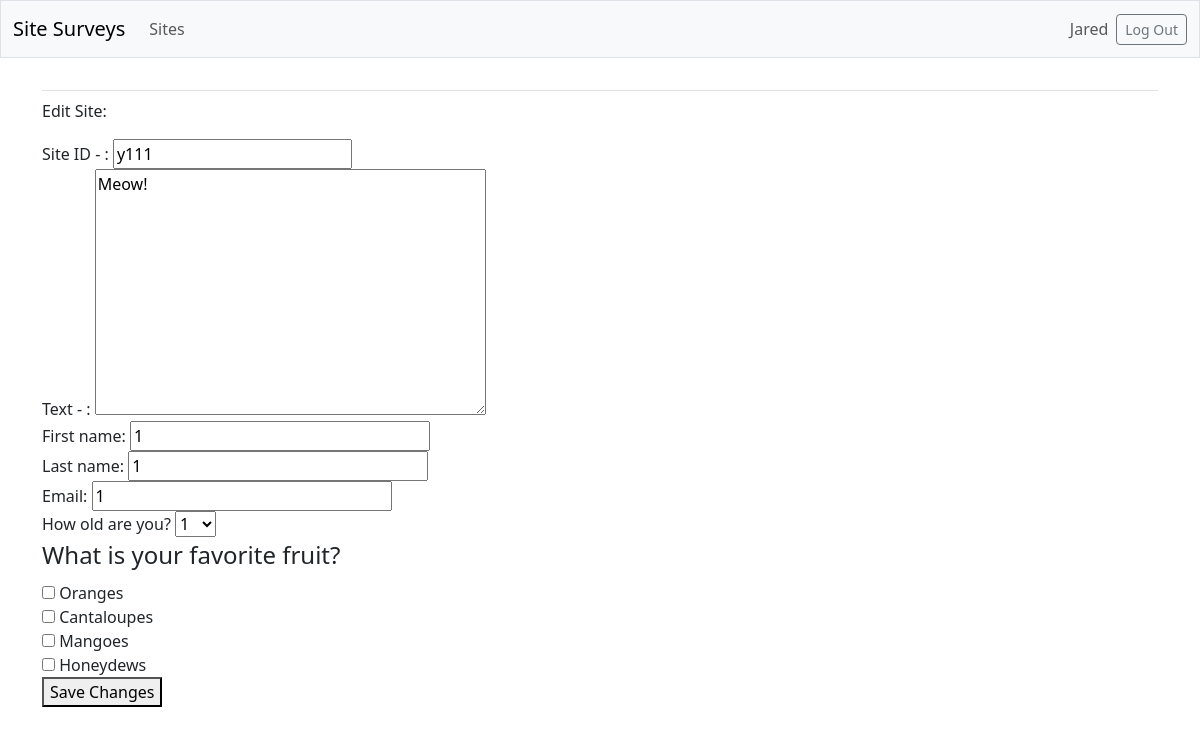
Page /edit_site/2/ (signed in) on the earlier database version.
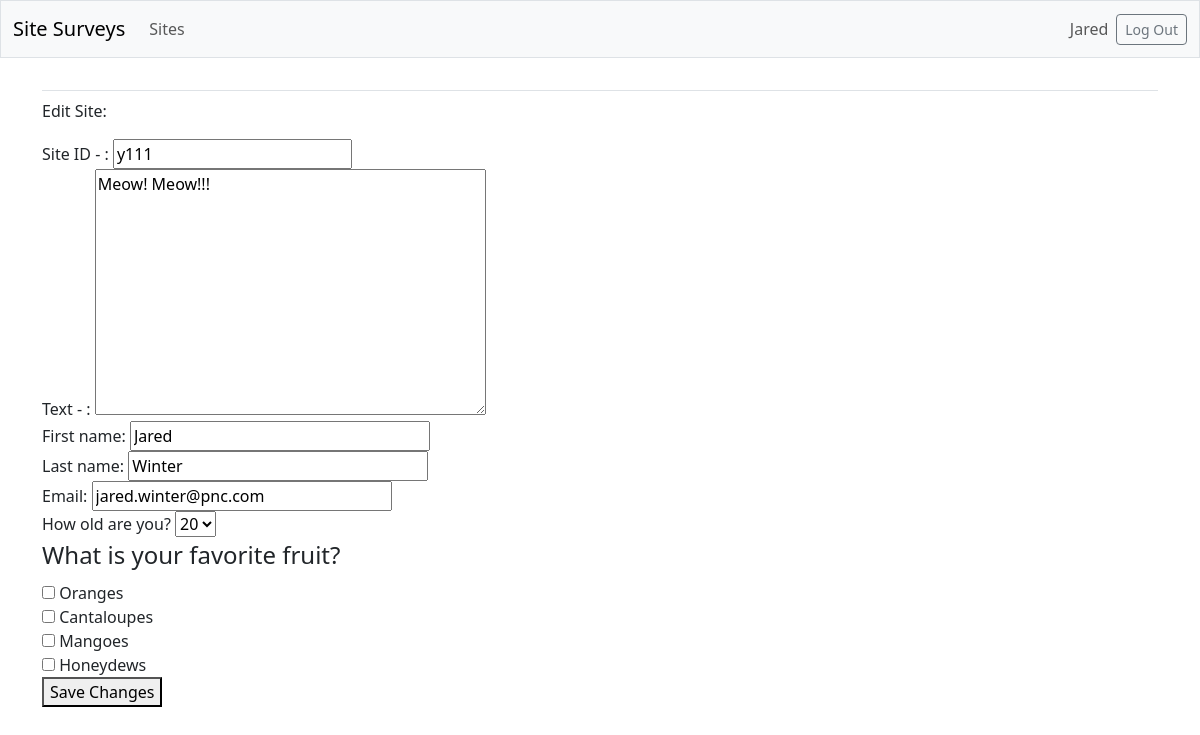
Same page on the later database version.
### site_surveys/models.py (models this page shows, shortened)
class Site(models.Model):
    title = models.CharField(
        max_length=4,
    )
    slug = models.SlugField(max_length=250)
    date_added = models.DateField(auto_now_add=True)
    updated = models.DateField(auto_now=True)
    owner = models.ForeignKey(User, on_delete=models.CASCADE)
    text = models.TextField()
    first_name = models.CharField(max_length=100)
    last_name = models.CharField(max_length=100)
    email = models.EmailField()
    age = models.IntegerField()
    favorite_fruit = models.CharField(max_length=100)
    tags = TaggableManager()

### site_surveys/views.py (the view)
# urls.py: path("edit_site/<int:site_id>/", views.edit_site, name="edit_site"),
@login_required
def edit_site(request, site_id):
    site = get_object_or_404(
        Site,
        id=site_id
    )
    if request.method != "POST":
        form = SiteForm(instance=site)
    else:
        form = SiteForm(instance=site, data=request.POST)
        if form.is_valid():
            form.save()
            return redirect("site_surveys:sites")
    context = {"site": site, "form": form}
    return render(request, "site_surveys/edit_site.html", context)

### site_surveys/forms.py
class SiteForm(forms.ModelForm):
    first_name = forms.CharField(widget=forms.TextInput(attrs={'placeholder': 'First Name', 'style': 'width: 300px;'}))
    last_name = forms.CharField(widget=forms.TextInput(attrs={'placeholder': 'Last Name', 'style': 'width: 300px;'}))
    email = forms.EmailField(widget=forms.EmailInput(attrs={'placeholder': 'Email', 'style': 'width: 300px;'}))
    favorite_fruit = forms.MultipleChoiceField(
        label="What is your favorite fruit?",
        required=False,
        widget=forms.CheckboxSelectMultiple,
        choices=FRUIT_CHOICES,
    )
    age = forms.IntegerField(
        label="How old are you?",
        widget=forms.Select(choices=INTEGER_CHOICES)
    )
    class Meta:
        model = Site
        fields = ["title", "text", "first_name", "last_name", "email", "age", "favorite_fruit"]
        labels = {
            "title": "Site ID - ",
            "text": "Text - ",
            "first_name": "First Name - ",
            "last_name": "Last Name - ",
            "email": "Email - ",
            "age": "Age - ",
            "favorite_fruit": "Fruit - ",
        }

### site_surveys/templates/site_surveys/edit_site.html (shortened to what this page needs)
<!DOCTYPE html>
<html lang="en">
<head>
</head>
<body>
    {% extends "site_surveys/base.html" %}
    {% block content %}
        <p>Edit Site:</p>
        <form action="{% url 'site_surveys:edit_site' site.id %}" method='post'>
            {{ form.as_div }}
            <button name="submit">Save Changes</button>
        </form>
    {% endblock content %}

Differences in the rows shown:
changed Site: text "Meow!" → "Meow! Meow!!!"; first_name "1" → "Jared"; last_name "1" → "Winter"; email "1" → "jared.winter@pnc.com"; age "1" → "20"
